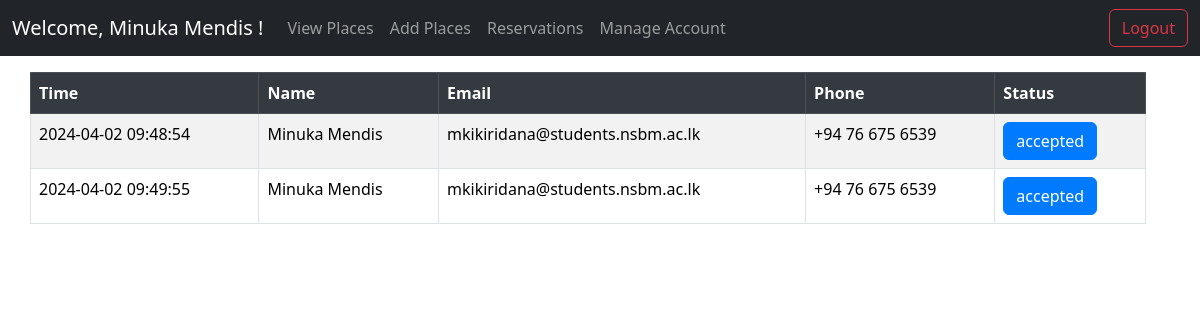
The page /landlord/orders.php (signed in) on the database its author committed.
### tables this page shows
CREATE TABLE `ordertable` (
  `order_id` int(11) NOT NULL,
  `student_id` int(11) NOT NULL,
  `accommodation_id` int(11) NOT NULL,
  `reservation_date` varchar(255) NOT NULL,
  `status` enum('pending','accepted','rejected') NOT NULL DEFAULT 'pending'
);

CREATE TABLE `user` (
  `user_id` int(11) NOT NULL,
  `username` varchar(255) NOT NULL,
  `password` varchar(255) NOT NULL,
  `email` varchar(255) NOT NULL,
  `phone` varchar(20) DEFAULT NULL,
  `utype` enum('landlord','warden','student','admin') NOT NULL
);

### landlord/orders.php (the view, shortened to what this page needs)
<?php
include ('../header.php');
if (isset($_SESSION['user_id']) && !empty($_SESSION['user_id'])) {
    $userId = $_SESSION['user_id'];
} else {
    $hasError = false;
} ?>
<div class="row">
    <div class="row">
        <table class="table table-bordered table-striped">
            <thead class="table-dark">
                <tr>
                    <th scope="col">Time</th>
                    <th scope="col">Name</th>
                    <th scope="col">Email</th>
                    <th scope="col">Phone</th>
                    <th scope="col">Status</th>
                </tr>
            </thead>
            <tbody>
                <?php
                if ($hasError) {
                    $sql = "SELECT u.username, u.email, u.phone, o.reservation_date, o.status, o.order_id
    FROM `user` u
    JOIN rent r ON u.user_id = r.landlord_id
    JOIN ordertable o ON r.accommodation_id = o.accommodation_id
    WHERE r.landlord_id = $userId";
                    $result = mysqli_query($conn, $sql);
                    while ($row = mysqli_fetch_assoc($result)) {
                        ?>
                        <tr>
                            <td>
                                <?php echo $row['reservation_date']; ?>
                            </td>
                            <td>
                                <?php echo $row['username']; ?>
                            </td>
                            <td>
                                <?php echo $row['email']; ?>
                            </td>
                            <td>
                                <?php echo $row['phone']; ?>
                            </td>
                            <td>
                                <form action="orderLink.php?id=<?php echo $row['order_id']; ?>" method="post">
                                    <button type="submit" class="btn btn-primary" onclick="return confirmChoice();">
                                        <?php echo $row['status']; ?>
                                    </button>
                                </form>
                            </td>
                        </tr>
                        <?php
                    }
                }
                ?>
            </tbody>
        </table>
    </div>
</div>
<?php
include ('../footer.php');
?>

### landlord/navbar-fixed.css (style rules this page uses)
body { min-height: 75rem; padding-top: 4.5rem; }

### landlord/orders.php (style rules this page uses)
.table { background-color: #1e1e1e; color: #ffffff; }
.table-dark th { background-color: #343a40; }
.btn-primary { background-color: #007bff; border-color: #007bff; }

### rows shown on the page
ordertable: reservation_date "2024-04-02 09:48:54", user.username "Minuka Mendis", user.email "mkikiridana@students.nsbm.ac.lk", user.phone "+94 76 675 6539", status "accepted"
ordertable: reservation_date "2024-04-02 09:49:55", user.username "Minuka Mendis", user.email "mkikiridana@students.nsbm.ac.lk", user.phone "+94 76 675 6539", status "accepted"

### other values the page prints
$username "Minuka Mendis"
